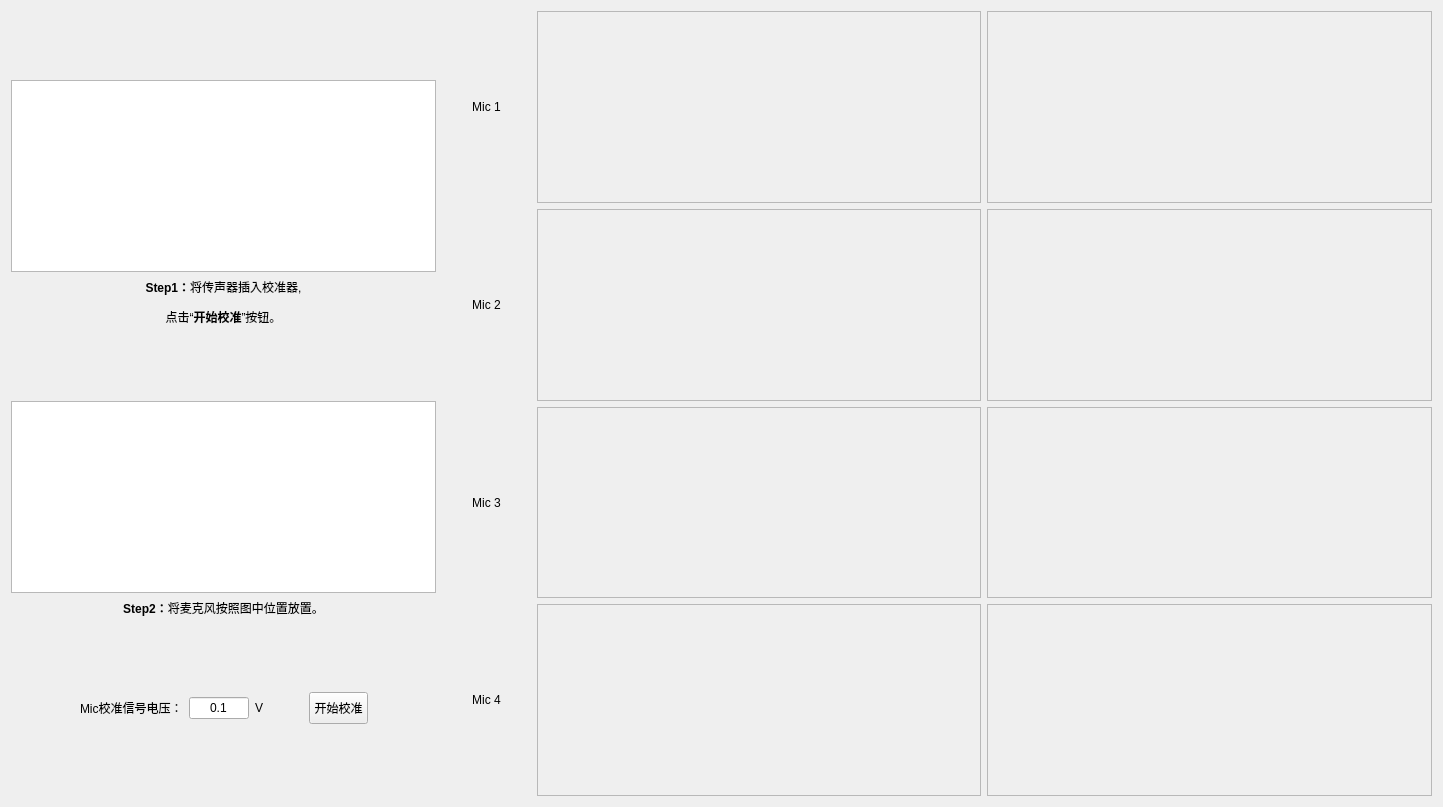
<?xml version="1.0" encoding="UTF-8"?>
<ui version="4.0">
 <class>Form</class>
 <widget class="QWidget" name="Form">
  <property name="geometry">
   <rect>
    <x>0</x>
    <y>0</y>
    <width>1443</width>
    <height>807</height>
   </rect>
  </property>
  <property name="windowTitle">
   <string>Form</string>
  </property>
  <layout class="QHBoxLayout" name="horizontalLayout_3" stretch="3,7">
   <item>
    <layout class="QVBoxLayout" name="verticalLayout_5" stretch="2,2,1">
     <item>
      <layout class="QVBoxLayout" name="verticalLayout">
       <item>
        <layout class="QHBoxLayout" name="horizontalLayout">
         <item>
          <widget class="QGraphicsView" name="graphicsView">
           <property name="enabled">
            <bool>true</bool>
           </property>
           <property name="sizePolicy">
            <sizepolicy hsizetype="Preferred" vsizetype="Fixed">
             <horstretch>0</horstretch>
             <verstretch>0</verstretch>
            </sizepolicy>
           </property>
          </widget>
         </item>
        </layout>
       </item>
       <item>
        <widget class="QLabel" name="label_5">
         <property name="sizePolicy">
          <sizepolicy hsizetype="Preferred" vsizetype="Fixed">
           <horstretch>0</horstretch>
           <verstretch>0</verstretch>
          </sizepolicy>
         </property>
         <property name="text">
          <string>&lt;html&gt;&lt;head/&gt;&lt;body&gt;&lt;p&gt;&lt;span style=&quot; font-weight:600;&quot;&gt;Step1：&lt;/span&gt;将传声器插入校准器,&lt;/p&gt;&lt;p&gt;点击“&lt;span style=&quot; font-weight:600;&quot;&gt;开始校准&lt;/span&gt;”按钮。&lt;/p&gt;&lt;/body&gt;&lt;/html&gt;</string>
         </property>
         <property name="alignment">
          <set>Qt::AlignCenter</set>
         </property>
        </widget>
       </item>
      </layout>
     </item>
     <item>
      <layout class="QVBoxLayout" name="verticalLayout_2">
       <item>
        <layout class="QHBoxLayout" name="horizontalLayout_2">
         <item>
          <widget class="QGraphicsView" name="graphicsView_2">
           <property name="enabled">
            <bool>true</bool>
           </property>
           <property name="sizePolicy">
            <sizepolicy hsizetype="Preferred" vsizetype="Fixed">
             <horstretch>0</horstretch>
             <verstretch>0</verstretch>
            </sizepolicy>
           </property>
          </widget>
         </item>
        </layout>
       </item>
       <item>
        <widget class="QLabel" name="label_6">
         <property name="sizePolicy">
          <sizepolicy hsizetype="Preferred" vsizetype="Fixed">
           <horstretch>0</horstretch>
           <verstretch>0</verstretch>
          </sizepolicy>
         </property>
         <property name="text">
          <string>&lt;html&gt;&lt;head/&gt;&lt;body&gt;&lt;p&gt;&lt;span style=&quot; font-weight:600;&quot;&gt;Step2：&lt;/span&gt;将麦克风按照图中位置放置。&lt;/p&gt;&lt;/body&gt;&lt;/html&gt;</string>
         </property>
         <property name="alignment">
          <set>Qt::AlignCenter</set>
         </property>
        </widget>
       </item>
      </layout>
     </item>
     <item>
      <layout class="QHBoxLayout" name="horizontalLayout_4">
       <item>
        <spacer name="horizontalSpacer_8">
         <property name="orientation">
          <enum>Qt::Horizontal</enum>
         </property>
         <property name="sizeHint" stdset="0">
          <size>
           <width>40</width>
           <height>20</height>
          </size>
         </property>
        </spacer>
       </item>
       <item>
        <widget class="QLabel" name="label_9">
         <property name="text">
          <string>Mic校准信号电压：</string>
         </property>
        </widget>
       </item>
       <item>
        <widget class="QLineEdit" name="target_voltage_value">
         <property name="sizePolicy">
          <sizepolicy hsizetype="Minimum" vsizetype="Fixed">
           <horstretch>0</horstretch>
           <verstretch>0</verstretch>
          </sizepolicy>
         </property>
         <property name="maximumSize">
          <size>
           <width>60</width>
           <height>16777215</height>
          </size>
         </property>
         <property name="text">
          <string>0.1</string>
         </property>
         <property name="alignment">
          <set>Qt::AlignCenter</set>
         </property>
        </widget>
       </item>
       <item>
        <widget class="QLabel" name="label_10">
         <property name="text">
          <string>V</string>
         </property>
        </widget>
       </item>
       <item>
        <spacer name="horizontalSpacer_5">
         <property name="orientation">
          <enum>Qt::Horizontal</enum>
         </property>
         <property name="sizeType">
          <enum>QSizePolicy::Fixed</enum>
         </property>
         <property name="sizeHint" stdset="0">
          <size>
           <width>40</width>
           <height>20</height>
          </size>
         </property>
        </spacer>
       </item>
       <item>
        <widget class="QToolButton" name="start_adjust_button">
         <property name="sizePolicy">
          <sizepolicy hsizetype="Fixed" vsizetype="Fixed">
           <horstretch>0</horstretch>
           <verstretch>0</verstretch>
          </sizepolicy>
         </property>
         <property name="styleSheet">
          <string notr="true">QToolButton {
    padding-top: 6px;
    padding-bottom: 3px;
}</string>
         </property>
         <property name="text">
          <string>开始校准</string>
         </property>
        </widget>
       </item>
       <item>
        <spacer name="horizontalSpacer_9">
         <property name="orientation">
          <enum>Qt::Horizontal</enum>
         </property>
         <property name="sizeHint" stdset="0">
          <size>
           <width>40</width>
           <height>20</height>
          </size>
         </property>
        </spacer>
       </item>
      </layout>
     </item>
    </layout>
   </item>
   <item>
    <layout class="QVBoxLayout" name="verticalLayout_8">
     <item>
      <layout class="QHBoxLayout" name="horizontalLayout_5" stretch="1,5,5">
       <item>
        <layout class="QVBoxLayout" name="verticalLayout_3">
         <item>
          <widget class="QLabel" name="label">
           <property name="text">
            <string>Mic 1</string>
           </property>
           <property name="alignment">
            <set>Qt::AlignCenter</set>
           </property>
          </widget>
         </item>
        </layout>
       </item>
       <item>
        <widget class="QFrame" name="frame_plot1">
         <property name="frameShape">
          <enum>QFrame::StyledPanel</enum>
         </property>
         <property name="frameShadow">
          <enum>QFrame::Raised</enum>
         </property>
        </widget>
       </item>
       <item>
        <widget class="QFrame" name="frame_plot1_2">
         <property name="frameShape">
          <enum>QFrame::StyledPanel</enum>
         </property>
         <property name="frameShadow">
          <enum>QFrame::Raised</enum>
         </property>
        </widget>
       </item>
      </layout>
     </item>
     <item>
      <layout class="QHBoxLayout" name="horizontalLayout_6" stretch="1,5,5">
       <item>
        <layout class="QVBoxLayout" name="verticalLayout_4">
         <item>
          <widget class="QLabel" name="label_2">
           <property name="text">
            <string>Mic 2</string>
           </property>
           <property name="alignment">
            <set>Qt::AlignCenter</set>
           </property>
          </widget>
         </item>
        </layout>
       </item>
       <item>
        <widget class="QFrame" name="frame_plot2">
         <property name="frameShape">
          <enum>QFrame::StyledPanel</enum>
         </property>
         <property name="frameShadow">
          <enum>QFrame::Raised</enum>
         </property>
        </widget>
       </item>
       <item>
        <widget class="QFrame" name="frame_plot2_2">
         <property name="frameShape">
          <enum>QFrame::StyledPanel</enum>
         </property>
         <property name="frameShadow">
          <enum>QFrame::Raised</enum>
         </property>
        </widget>
       </item>
      </layout>
     </item>
     <item>
      <layout class="QHBoxLayout" name="horizontalLayout_8" stretch="1,5,5">
       <item>
        <layout class="QVBoxLayout" name="verticalLayout_6">
         <item>
          <widget class="QLabel" name="label_7">
           <property name="text">
            <string>Mic 3</string>
           </property>
           <property name="alignment">
            <set>Qt::AlignCenter</set>
           </property>
          </widget>
         </item>
        </layout>
       </item>
       <item>
        <widget class="QFrame" name="frame_plot3">
         <property name="frameShape">
          <enum>QFrame::StyledPanel</enum>
         </property>
         <property name="frameShadow">
          <enum>QFrame::Raised</enum>
         </property>
        </widget>
       </item>
       <item>
        <widget class="QFrame" name="frame_plot3_2">
         <property name="frameShape">
          <enum>QFrame::StyledPanel</enum>
         </property>
         <property name="frameShadow">
          <enum>QFrame::Raised</enum>
         </property>
        </widget>
       </item>
      </layout>
     </item>
     <item>
      <layout class="QHBoxLayout" name="horizontalLayout_9" stretch="1,5,5">
       <item>
        <layout class="QVBoxLayout" name="verticalLayout_7">
         <item>
          <widget class="QLabel" name="label_8">
           <property name="text">
            <string>Mic 4</string>
           </property>
           <property name="alignment">
            <set>Qt::AlignCenter</set>
           </property>
          </widget>
         </item>
        </layout>
       </item>
       <item>
        <widget class="QFrame" name="frame_plot4">
         <property name="frameShape">
          <enum>QFrame::StyledPanel</enum>
         </property>
         <property name="frameShadow">
          <enum>QFrame::Raised</enum>
         </property>
        </widget>
       </item>
       <item>
        <widget class="QFrame" name="frame_plot4_2">
         <property name="frameShape">
          <enum>QFrame::StyledPanel</enum>
         </property>
         <property name="frameShadow">
          <enum>QFrame::Raised</enum>
         </property>
        </widget>
       </item>
      </layout>
     </item>
    </layout>
   </item>
  </layout>
 </widget>
 <resources/>
 <connections/>
</ui>
